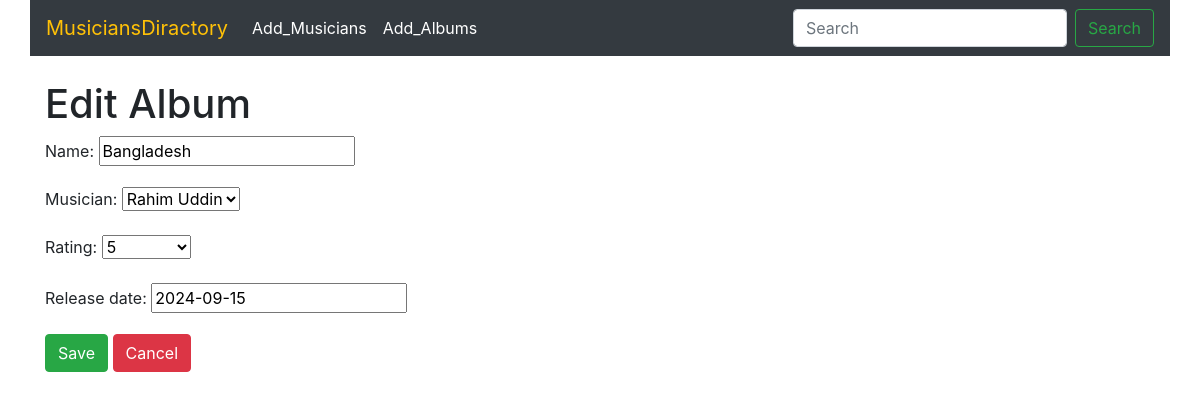
/Album/edit/1/, run on the app's committed database.
### Album/models.py (models this page shows, shortened)
class Album(models.Model):
    name = models.CharField(max_length=100)
    musician = models.ForeignKey(Musician, on_delete=models.CASCADE, related_name='Album')
    rating = models.PositiveIntegerField(choices=[(i, str(i)) for i in range(1, 6)])
    release_date=models.DateField(default=datetime.date.today)

### Album/views.py (the view)
# urls.py: path('edit/<int:id>/', views.album_edit, name='album_edit'),
def album_edit(request, id):
    album = Album.objects.get(pk=id)
    album_form = AlbumForm(instance=album)
    if request.method == 'POST':
        album_form = AlbumForm(request.POST, instance=album)
        if album_form.is_valid():
            album_form.save()
            return redirect('album_list')
    return render(request, 'album_form.html', {'form': album_form,'flag' : True})

### Album/forms.py
class AlbumForm(forms.ModelForm):
    class Meta:
        model = Album
        fields = '__all__'

### Musician/models.py (called while the page is built)
    def __str__(self):
        return f'{self.first_name} {self.last_name}'

### Album/templates/album_form.html (shortened to what this page needs)
{% extends 'base.html' %}
{% load static %}
{% block content %}
<h1 class="mt-4">{% if form.instance.pk %}Edit{% else %}Add{% endif %} Album</h1>
<form method="post">
    {{ form.as_p }}
    <button type="submit" class="btn btn-success">Save</button>
    <a href="{% url 'album_list' %}" class="btn btn-danger">Cancel</a>
</form>
{% endblock %}

### data on the page
Album: name "Bangladesh", musician "Rahim Uddin", rating "5", release_date "2024-09-15"
